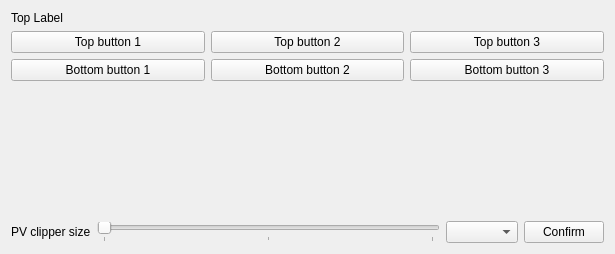
<?xml version="1.0" encoding="UTF-8"?>
<ui version="4.0">
 <class>MeshInteractorViewControls</class>
 <widget class="QWidget" name="MeshInteractorViewControls">
  <property name="geometry">
   <rect>
    <x>0</x>
    <y>0</y>
    <width>615</width>
    <height>254</height>
   </rect>
  </property>
  <property name="windowTitle">
   <string>QmitkTemplate</string>
  </property>
  <layout class="QVBoxLayout" name="verticalLayout">
   <item>
    <layout class="QGridLayout" name="gridLayout">
     <item row="1" column="2">
      <widget class="QPushButton" name="button_top2">
       <property name="text">
        <string>Top button 2</string>
       </property>
      </widget>
     </item>
     <item row="2" column="3">
      <widget class="QPushButton" name="button_bottom3">
       <property name="text">
        <string>Bottom button 3</string>
       </property>
      </widget>
     </item>
     <item row="0" column="1">
      <widget class="QLabel" name="label_top">
       <property name="text">
        <string>Top Label</string>
       </property>
      </widget>
     </item>
     <item row="1" column="3">
      <widget class="QPushButton" name="button_top3">
       <property name="text">
        <string>Top button 3</string>
       </property>
      </widget>
     </item>
     <item row="2" column="1">
      <widget class="QPushButton" name="button_bottom1">
       <property name="text">
        <string>Bottom button 1</string>
       </property>
      </widget>
     </item>
     <item row="1" column="1">
      <widget class="QPushButton" name="button_top1">
       <property name="text">
        <string>Top button 1</string>
       </property>
      </widget>
     </item>
     <item row="2" column="2">
      <widget class="QPushButton" name="button_bottom2">
       <property name="text">
        <string>Bottom button 2</string>
       </property>
      </widget>
     </item>
    </layout>
   </item>
   <item>
    <widget class="QVTKOpenGLWidget" name="widget_1" native="true">
     <property name="sizePolicy">
      <sizepolicy hsizetype="MinimumExpanding" vsizetype="MinimumExpanding">
       <horstretch>0</horstretch>
       <verstretch>0</verstretch>
      </sizepolicy>
     </property>
    </widget>
   </item>
   <item>
    <layout class="QGridLayout" name="gridLayout_2">
     <item row="0" column="2">
      <widget class="QComboBox" name="comboBox"/>
     </item>
     <item row="0" column="1">
      <widget class="QSlider" name="slider">
       <property name="maximum">
        <number>2</number>
       </property>
       <property name="orientation">
        <enum>Qt::Horizontal</enum>
       </property>
       <property name="tickPosition">
        <enum>QSlider::TicksBelow</enum>
       </property>
      </widget>
     </item>
     <item row="0" column="0">
      <widget class="QLabel" name="label_low">
       <property name="text">
        <string>PV clipper size</string>
       </property>
      </widget>
     </item>
     <item row="0" column="3">
      <widget class="QPushButton" name="button_confirm">
       <property name="text">
        <string>Confirm</string>
       </property>
      </widget>
     </item>
    </layout>
   </item>
  </layout>
 </widget>
 <layoutdefault spacing="6" margin="11"/>
 <customwidgets>
  <customwidget>
   <class>QVTKOpenGLWidget</class>
   <extends>QWidget</extends>
   <header>QVTKOpenGLWidget.h</header>
   <container>1</container>
  </customwidget>
 </customwidgets>
 <resources/>
 <connections/>
</ui>
